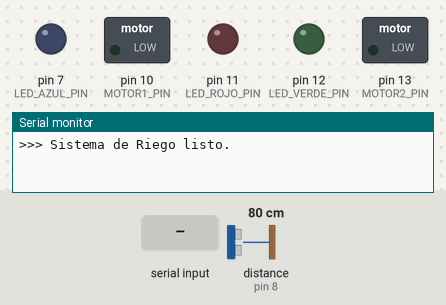
A sketch run on a simulated Arduino Uno, built with avr-gcc and run on an emulated ATmega328P. Shown: switched loads named in the sketch (green lamp = pin HIGH), output pins drawn as LEDs (lit = HIGH), the last lines printed to the serial monitor. The test bench sets the inputs (shaded band); at power-on: distance to the obstacle (sensor on pin 8) 80 cm. The echo pulse lasts 58.3 µs per cm; pins used as bus, display or sensor lines are not drawn.

Above: at 1.2 s.
1.3 s: "90,45,200\n" received over Serial
At 2.4 s:
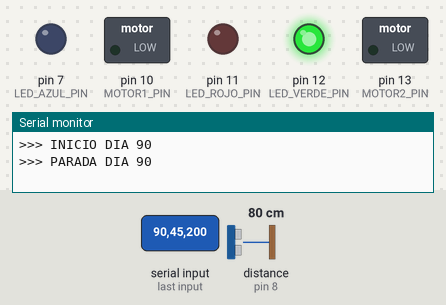
Timing chart, 0 to 4.3 s (numbered marks = the images above; inputs shaded):
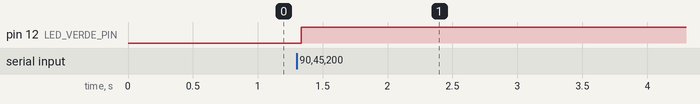

The sketch:

riego.ino
```cpp
// ====== PINES DE CONTROL (Motores y Sensores) ======
const int MOTOR1_PIN = 10;
const int MOTOR2_PIN = 13;
const int TRIG = 9;
const int ECHO = 8;
const int TEMP_PIN = A1;

// ====== PINES DE LEDs INDICADORES ======
const int LED_AZUL_PIN  = 7;
const int LED_ROJO_PIN  = 11;
const int LED_VERDE_PIN = 12;

// ====== PARAMETROS DE MOTORES Y AMBIENTE ======
float V1_obj_ml = 0;
float V2_obj_ml = 0;
float Q1_ml_s   = 45.0;  // caudal nominal motor 1
float Q2_ml_s   = 30.0;  // caudal nominal motor 2

const float TEMP_TRIGGER = 30.0;
const float K_FACTOR = 0.05;
const long THRESHOLD_CM = 5;

// ====== FUNCIONES DE SENSORES ======
float leerTemperaturaLM35() {
  int lectura = analogRead(TEMP_PIN);
  float volt = (5.0 / 1024.0) * lectura;
  return volt * 100.0;
}

long leerDistanciaCM() {
  digitalWrite(TRIG, LOW);
  delayMicroseconds(2);
  digitalWrite(TRIG, HIGH);
  delayMicroseconds(10);
  digitalWrite(TRIG, LOW);

  long dur = pulseIn(ECHO, HIGH, 30000); // duración en microsegundos
  long dist = dur / 58.0;  // conversión a cm
  return dist;
}


// ====== FUNCIONES DE CONTROL ======
void motoresOff() {
  digitalWrite(MOTOR1_PIN, LOW);
  digitalWrite(MOTOR2_PIN, LOW);
}

void apagarLEDsDeEstado() {
  digitalWrite(LED_ROJO_PIN, LOW);
  digitalWrite(LED_VERDE_PIN, LOW);
  digitalWrite(LED_AZUL_PIN, LOW);
}

// ====== PROGRAMA PRINCIPAL ======
void setup() {
  Serial.begin(9600);

  pinMode(TRIG, OUTPUT);
  pinMode(ECHO, INPUT);
  pinMode(MOTOR1_PIN, OUTPUT);
  pinMode(MOTOR2_PIN, OUTPUT);

  pinMode(LED_AZUL_PIN, OUTPUT);
  pinMode(LED_ROJO_PIN, OUTPUT);
  pinMode(LED_VERDE_PIN, OUTPUT);

  apagarLEDsDeEstado();
  motoresOff();

  Serial.println(">>> Sistema de Riego listo.");
}

void loop() {
  if (Serial.available() > 0) {
    String linea = Serial.readStringUntil('\n');
    linea.trim();

    if (linea.length() > 0) {
      int idx1 = linea.indexOf(',');
      int idx2 = linea.indexOf(',', idx1 + 1);

      int dia = linea.substring(0, idx1).toInt();
      V1_obj_ml = linea.substring(idx1 + 1, idx2).toFloat();
      V2_obj_ml = linea.substring(idx2 + 1).toFloat();

      Serial.print(">>> Datos recibidos: Dia ");
      Serial.print(dia);
      Serial.print(" | Motor1=");
      Serial.print(V1_obj_ml);
      Serial.print(" ml | Motor2=");
      Serial.print(V2_obj_ml);
      Serial.println(" ml");

      ejecutarRiegoDia(dia);
    }
  }
}

// ====== FUNCION DE RIEGO POR DIA ======
void ejecutarRiegoDia(int dia) {
  float vol1_total = 0;
  float vol2_total = 0;

  apagarLEDsDeEstado();
  Serial.print(">>> INICIO DIA ");
  Serial.println(dia);

  // Chequeo inicial de agua
  long dist_inicial = leerDistanciaCM();
  if (dist_inicial > THRESHOLD_CM) {
    motoresOff();
    digitalWrite(LED_VERDE_PIN, HIGH);
    Serial.print(">>> PARADA DIA ");
    Serial.println(dia);
    return;
  }

  digitalWrite(MOTOR1_PIN, HIGH);
  digitalWrite(MOTOR2_PIN, HIGH);
  digitalWrite(LED_AZUL_PIN, HIGH);

  while (vol1_total < V1_obj_ml || vol2_total < V2_obj_ml) {
    long dist = leerDistanciaCM();
    if (dist > THRESHOLD_CM) {
      motoresOff();
      digitalWrite(LED_AZUL_PIN, LOW);
      digitalWrite(LED_VERDE_PIN, HIGH);
      Serial.print(">>> PARADA DIA ");
      Serial.println(dia);
      return;
    }

    float T = leerTemperaturaLM35();
    if (T > TEMP_TRIGGER) digitalWrite(LED_ROJO_PIN, HIGH);
    else digitalWrite(LED_ROJO_PIN, LOW);

    float factorTemp = (T > TEMP_TRIGGER) ? (1.0 + K_FACTOR * (T - TEMP_TRIGGER)) : 1.0;

    float Q1_adj = Q1_ml_s * factorTemp;
    float Q2_adj = Q2_ml_s * factorTemp;

    // Incremento de volumenes
    if (vol1_total < V1_obj_ml) vol1_total += Q1_adj;
    if (vol2_total < V2_obj_ml) vol2_total += Q2_adj;

    // Corrección si pasa el objetivo
    if (vol1_total >= V1_obj_ml) {
      digitalWrite(MOTOR1_PIN, LOW);
      vol1_total = V1_obj_ml;
    }
    if (vol2_total >= V2_obj_ml) {
      digitalWrite(MOTOR2_PIN, LOW);
      vol2_total = V2_obj_ml;
    }

    // Si ambos motores ya se apagaron → salir
    if (digitalRead(MOTOR1_PIN) == LOW && digitalRead(MOTOR2_PIN) == LOW) break;

    // Estado en vivo
    Serial.print("Temp: "); Serial.print(T,1); Serial.println(" °C");
    Serial.print("Dist: "); Serial.print(dist); Serial.println(" cm");
    Serial.print("M1: "); Serial.print(vol1_total, 0); Serial.print(" ml ");
    Serial.print("M2: "); Serial.print(vol2_total, 0); Serial.println(" ml");
    Serial.println("-----");

    delay(1000);
  }

  motoresOff();
  apagarLEDsDeEstado();
  Serial.print(">>> DIA ");
  Serial.print(dia);
  Serial.println(" COMPLETADO");
}
```

Measured:
- after the input at 1.3 s, pin 12 (LED_VERDE_PIN): LOW → HIGH at once
